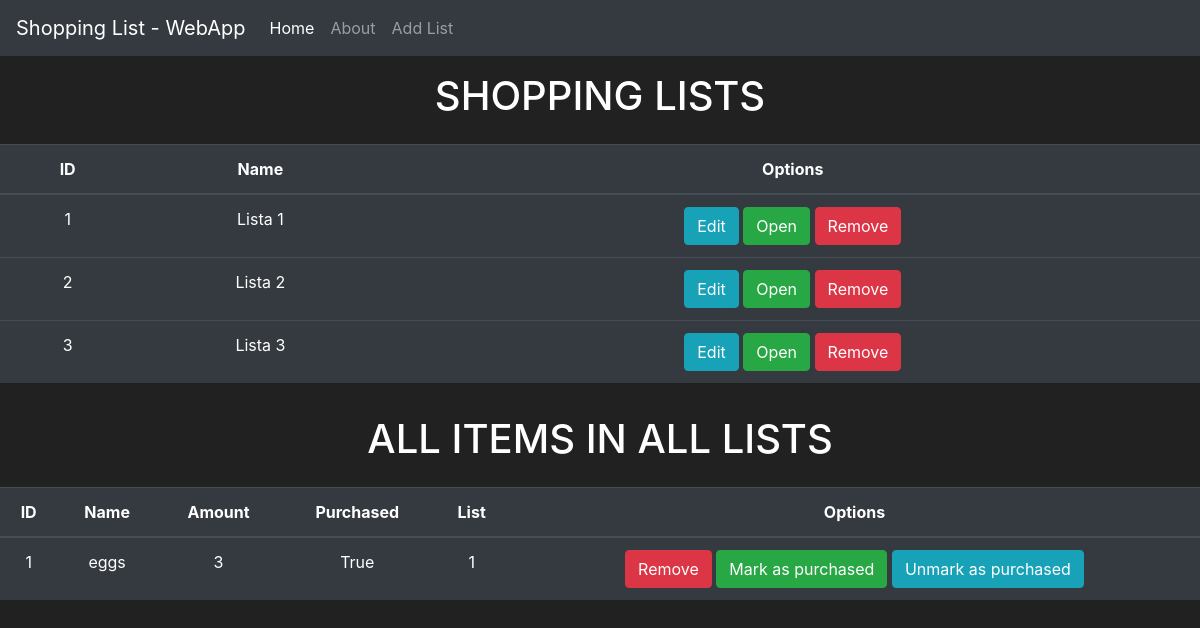
Page /home on the earlier database version.
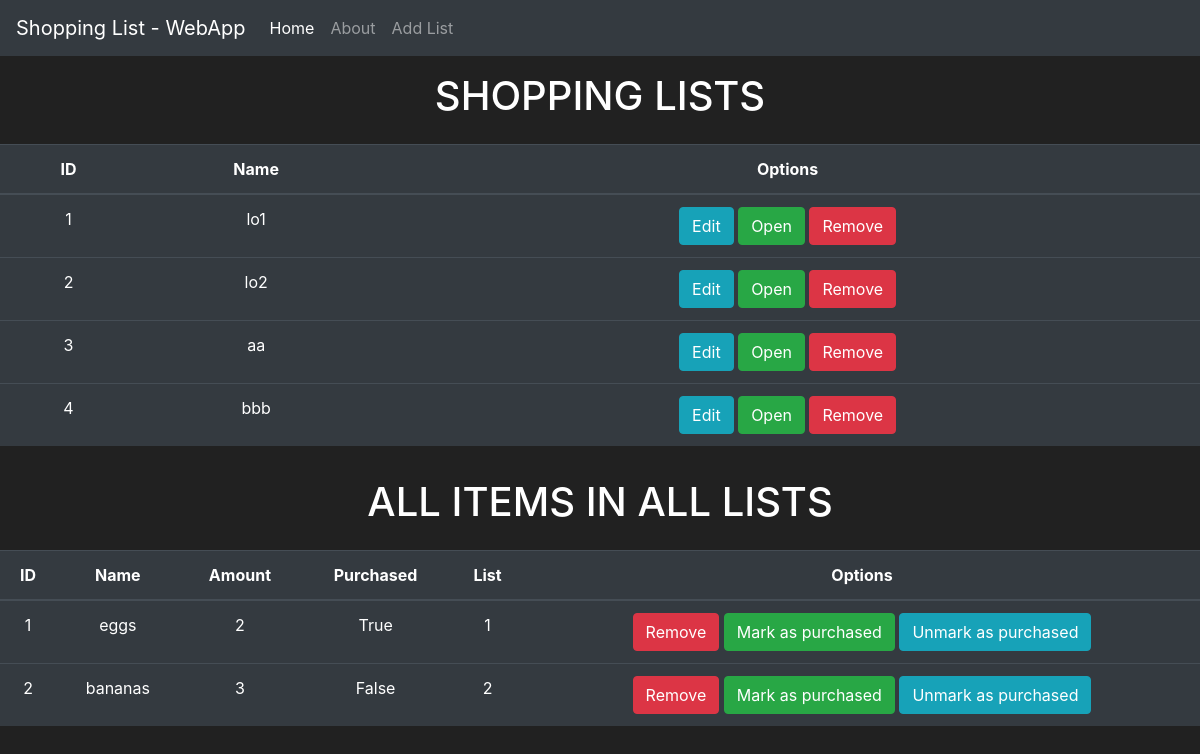
Same page on the later database version.
### lists/models.py (models this page shows, shortened)
class Lists(db.Model):
    id = db.Column(db.Integer(), primary_key=True)
    name = db.Column(db.String(length=50), nullable=False)
    lista = db.relationship('List', backref='owned_user', lazy=True)

class List(db.Model):
    id = db.Column(db.Integer(), primary_key=True)
    name = db.Column(db.String(length=50), nullable=False)
    amount = db.Column(db.Integer(), nullable=False)
    purchased = db.Column(db.Boolean(), default=False)
    owner = db.Column(db.Integer(), db.ForeignKey('lists.id'))

### lists/routes.py (the view)
@app.route('/')
@app.route('/home')
def home_page():
    lists = Lists.query.all()
    list= List.query.all()
    return render_template('home.html', lists=lists, list=list)

### lists/templates/home.html (shortened to what this page needs)
<!doctype html>
<html lang="en">
  <head>
    <link rel="stylesheet" href="https://cdn.jsdelivr.net/npm/bootstrap@4.3.1/dist/css/bootstrap.min.css">
  </head>
  <body>
    <nav class="navbar navbar-expand-md navbar-dark bg-dark">
        <a class="navbar-brand">Shopping List - WebApp</a>
        <div class="collapse navbar-collapse" id="navbarNav">
          <ul class="navbar-nav mr-auto">
              <li class="nav-item active">
                  <a class="nav-link" href="{{ url_for('home_page')}}">Home <span class="sr-only">(current)</span></a>
              </li>
              <li class="nav-item">
                  <a class="nav-link" href="{{ url_for('about_page')}}">About</a>
              </li>
              <li class="nav-item">
                <a class="nav-link" href="{{ url_for('addlist_page')}}">Add List</a>
            </li>
          </ul>
        </div>
      </nav>
      <div id="webTop">
        <h1>SHOPPING LISTS</h1>
      </div>
      <table class="table table-hover table-dark">
        <thead>
            <tr>
                <th scope="col">ID</th>
                <th scope="col">Name</th>
                <th scope="col">Options</th>
            </tr>
        </thead>
        <tbody>
            {% for lists in lists %}
                <tr>
                    <td>{{ lists.id }}</td>
                    <td>{{ lists.name }}</td>
                    <td>
                        <button class="btn btn-outline btn-info">Edit</button>
                        <button class="btn btn-outline btn-success">Open</button>
                        <button class="btn btn-outline btn-danger">Remove</button>
                    </td>
                </tr>
            {% endfor %}
        </tbody>
    </table>
    <div id="webTop">
      <h1>ALL ITEMS IN ALL LISTS</h1>
    </div>
    <table class="table table-hover table-dark">
      <thead>
          <tr>
              <th scope="col">ID</th>
              <th scope="col">Name</th>
              <th scope="col">Amount</th>
              <th scope="col">Purchased</th>
              <th scope="col">List</th>
              <th scope="col">Options</th>
          </tr>
      </thead>
      <tbody>
          {% for list in list %}
              <tr>
                  <td>{{ list.id }}</td>
                  <td>{{ list.name }}</td>
                  <td>{{ list.amount }}</td>
                  <td>{{ list.purchased }}</td>
                  <td>{{ list.owner }}</td>
                  <td>
                      <button class="btn btn-outline btn-danger">Remove</button>
                      <button class="btn btn-outline btn-success">Mark as purchased</button>
                      <button class="btn btn-outline btn-info">Unmark as purchased</button>
                  </td>
              </tr>
          {% endfor %}
      </tbody>
  </table>
  </body>
</html>

### lists/templates/home.html (style rules this page uses)
body { background-color: #212121; color: white; text-align: center; }
#webTop { padding: 1rem; }

Differences in the rows shown:
changed Lists id 1: name "Lista 1" → "lo1"
changed Lists id 2: name "Lista 2" → "lo2"
changed Lists id 3: name "Lista 3" → "aa"
added Lists: id "4", name "bbb"
changed List "eggs": amount "3" → "2"
added List: id "2", name "bananas", amount "3", purchased "False", owner "2"
